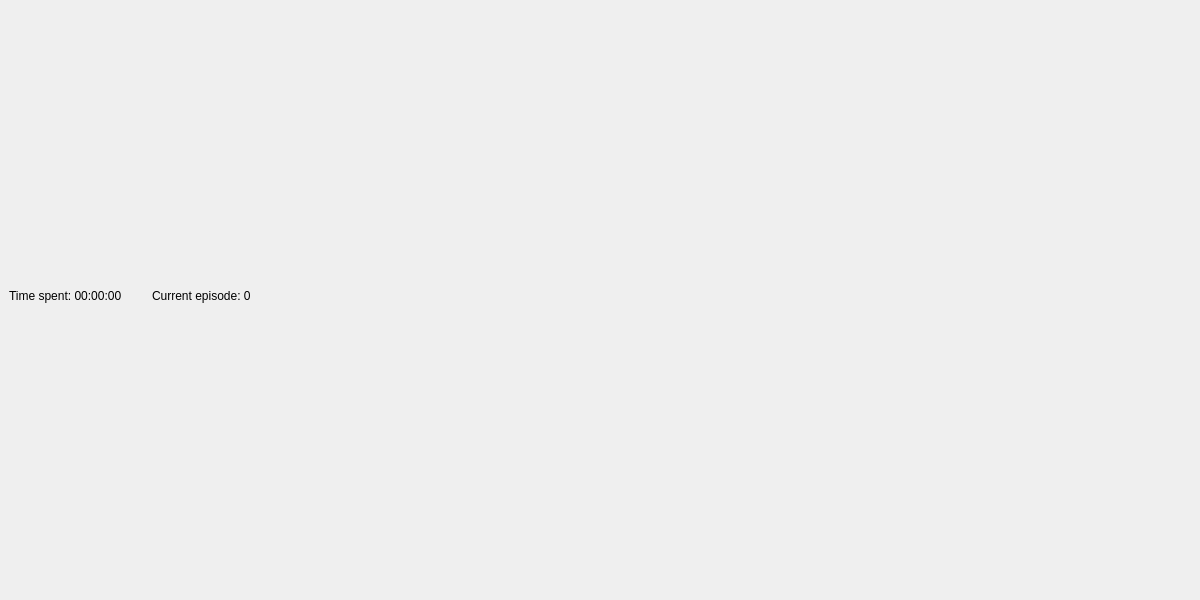
<?xml version="1.0" encoding="UTF-8"?>
<ui version="4.0">
 <class>MainWindow</class>
 <widget class="QMainWindow" name="MainWindow">
  <property name="geometry">
   <rect>
    <x>0</x>
    <y>0</y>
    <width>1200</width>
    <height>600</height>
   </rect>
  </property>
  <property name="windowTitle">
   <string>贪吃蛇-训练平台</string>
  </property>
  <widget class="QWidget" name="centralwidget">
   <layout class="QVBoxLayout" name="verticalLayout">
    <property name="topMargin">
     <number>0</number>
    </property>
    <item>
     <layout class="QHBoxLayout" name="horizontalLayout">
      <property name="spacing">
       <number>30</number>
      </property>
      <item>
       <widget class="QLabel" name="label_time">
        <property name="text">
         <string>Time spent: 00:00:00</string>
        </property>
       </widget>
      </item>
      <item>
       <widget class="QLabel" name="label_episode">
        <property name="text">
         <string>Current episode: 0</string>
        </property>
       </widget>
      </item>
      <item>
       <spacer name="horizontalSpacer">
        <property name="orientation">
         <enum>Qt::Orientation::Horizontal</enum>
        </property>
        <property name="sizeHint" stdset="0">
         <size>
          <width>40</width>
          <height>20</height>
         </size>
        </property>
       </spacer>
      </item>
     </layout>
    </item>
   </layout>
  </widget>
 </widget>
 <resources/>
 <connections/>
</ui>
